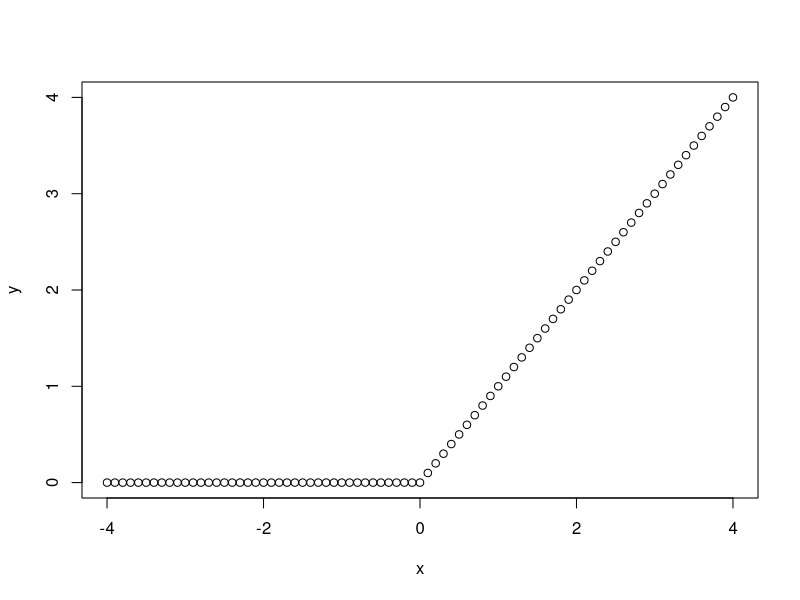
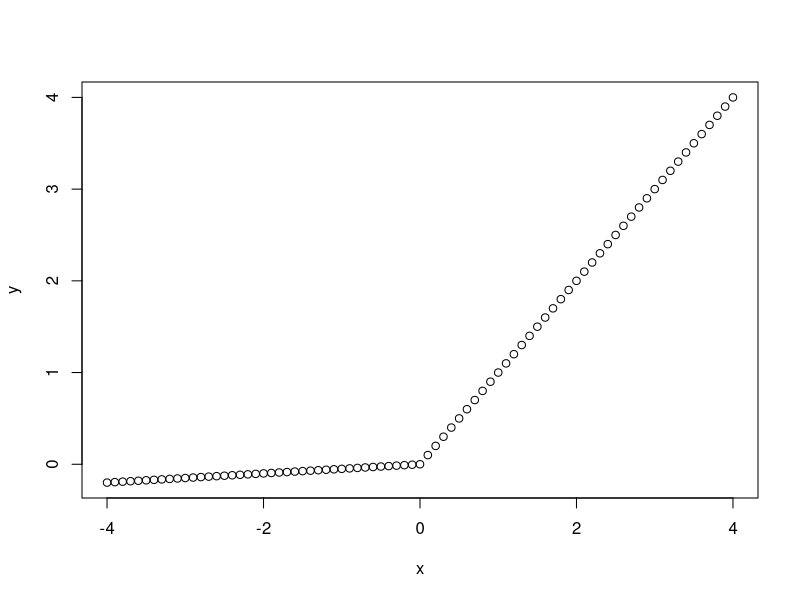
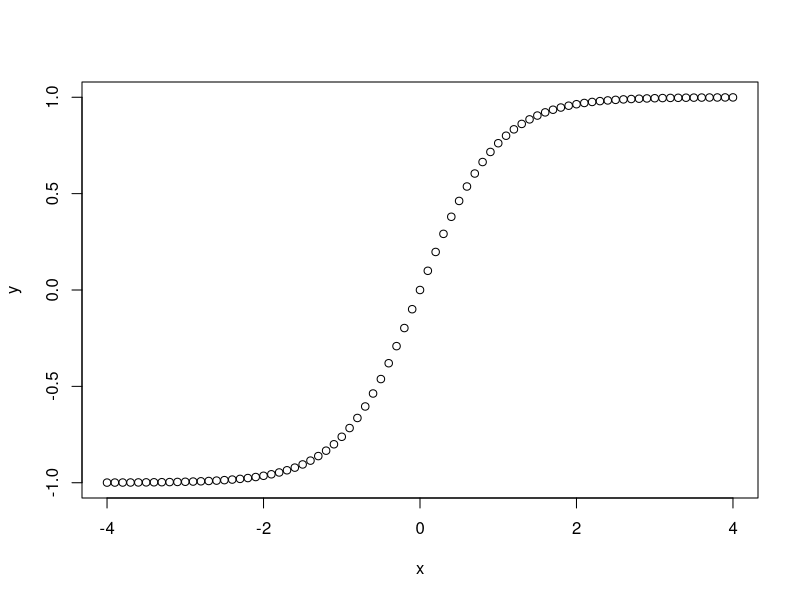
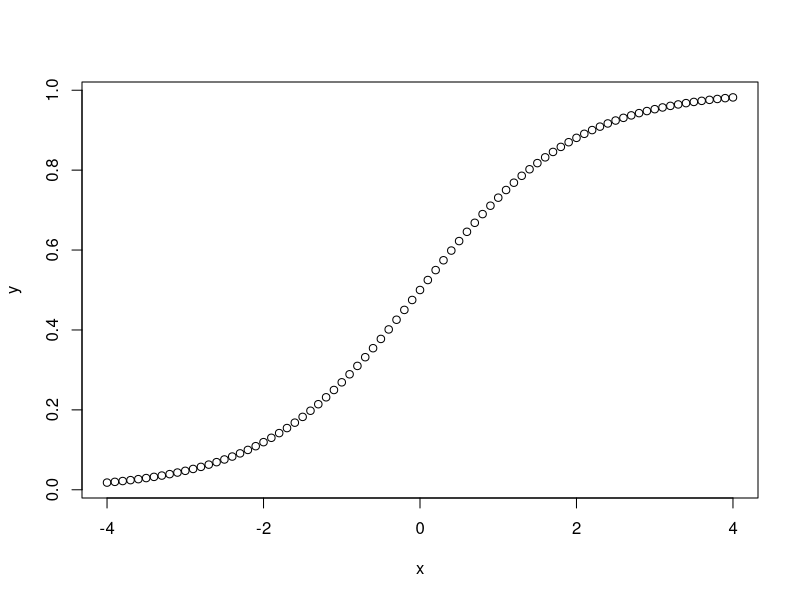
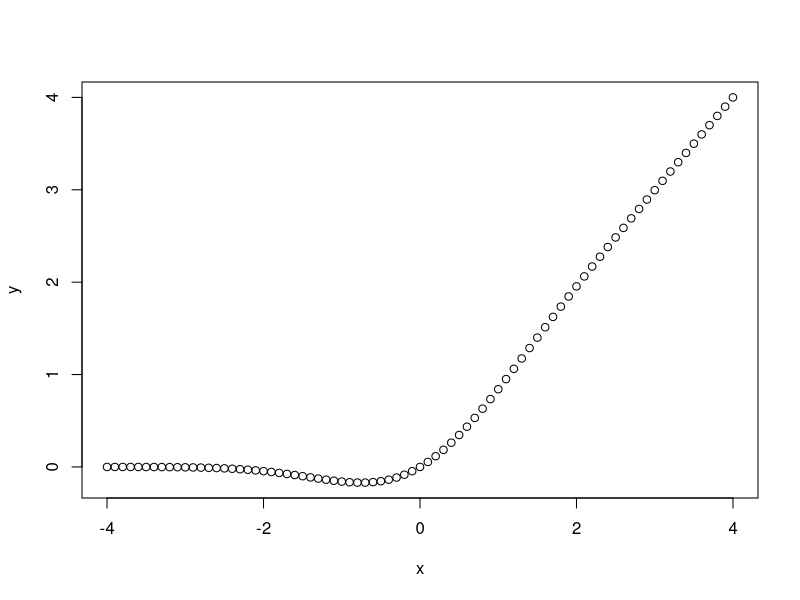
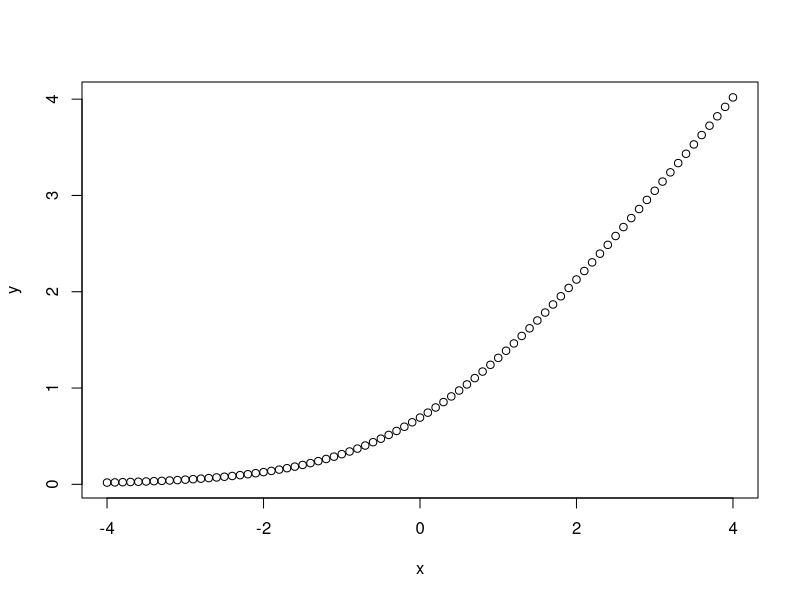
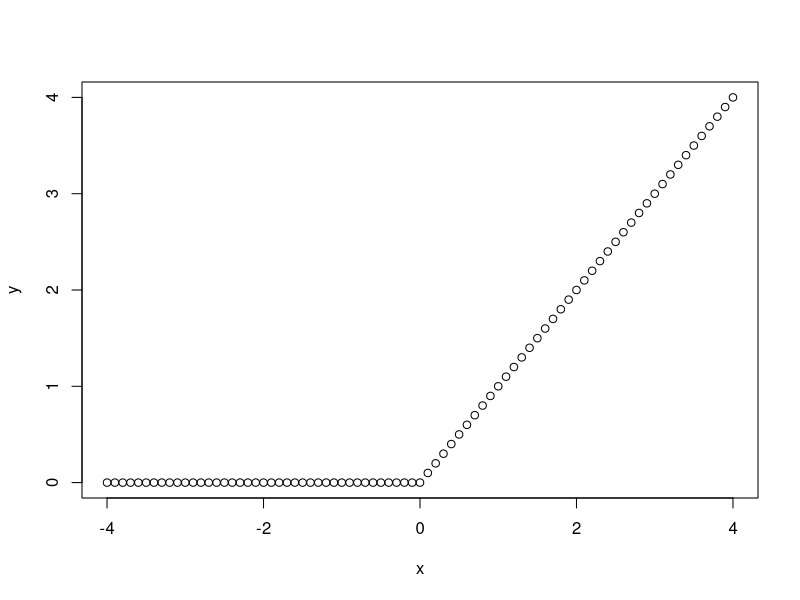

Reproduce these figures in R, in order.
## ---- chunk 1
library(pracma)
## ---- chunk 2
show_function <- function(fkt) {
  x <- seq(-4,4,0.1)
  y <- fkt(x)
  plot(x, y)
}
## ---- chunk 3
relu <- function(x) {
  pmax(x, 0)
}

show_function(relu)
## ---- chunk 4
leakyrelu <- function(x, alpha=0.05) {
  pmax(x, alpha*x)
}

show_function(leakyrelu)
## ---- chunk 5
tanh <- function(x) {
  p <- exp(x)
  n <- 1/p         # = exp(-x)
  (p-n)/(n+p)
}

show_function(tanh)
## ---- chunk 6
sigmonid <- function(x) {
  1/(1+exp(-x))
}

show_function(sigmonid)
## ---- chunk 7
gelu <- function(x) {
  x * pnorm(x)
}

show_function(gelu)
## ---- chunk 8
softplus <- function(x) {
  log(1+exp(x))
}

show_function(softplus)
## ---- chunk 9
softmax <- function(x,i) {
  n <- sum(exp(x))
  pmax(x, 0)
}

show_function(relu)
